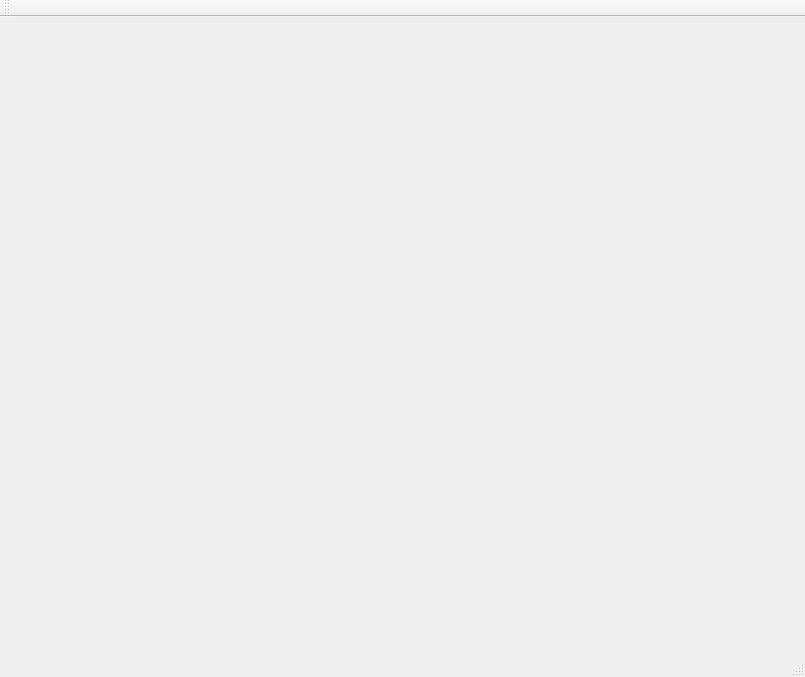
<?xml version="1.0" encoding="UTF-8"?>
<ui version="4.0">
 <class>MainWindow</class>
 <widget class="QMainWindow" name="MainWindow">
  <property name="geometry">
   <rect>
    <x>0</x>
    <y>0</y>
    <width>805</width>
    <height>677</height>
   </rect>
  </property>
  <property name="windowTitle">
   <string>MainWindow</string>
  </property>
  <widget class="QWidget" name="centralWidget">
   <widget class="GLWidget" name="GLwidget" native="true">
    <property name="geometry">
     <rect>
      <x>0</x>
      <y>0</y>
      <width>800</width>
      <height>630</height>
     </rect>
    </property>
    <property name="minimumSize">
     <size>
      <width>800</width>
      <height>600</height>
     </size>
    </property>
   </widget>
  </widget>
  <widget class="QMenuBar" name="menuBar">
   <property name="geometry">
    <rect>
     <x>0</x>
     <y>0</y>
     <width>805</width>
     <height>21</height>
    </rect>
   </property>
  </widget>
  <widget class="QToolBar" name="mainToolBar">
   <attribute name="toolBarArea">
    <enum>TopToolBarArea</enum>
   </attribute>
   <attribute name="toolBarBreak">
    <bool>false</bool>
   </attribute>
  </widget>
  <widget class="QStatusBar" name="statusBar"/>
 </widget>
 <layoutdefault spacing="6" margin="11"/>
 <customwidgets>
  <customwidget>
   <class>GLWidget</class>
   <extends>QWidget</extends>
   <header>glwidget.h</header>
   <container>1</container>
   <slots>
    <slot>do_save()</slot>
    <slot>do_load()</slot>
   </slots>
  </customwidget>
 </customwidgets>
 <resources/>
 <connections/>
</ui>
